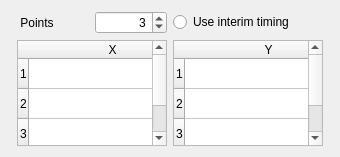
                    <widget class="QWidget" name="LPiecewiseLinear">
                     <property name="geometry">
                      <rect>
                       <x>0</x>
                       <y>0</y>
                       <width>340</width>
                       <height>157</height>
                      </rect>
                     </property>
                     <attribute name="label">
                      <string>Piecewise Linear</string>
                     </attribute>
                     <layout class="QGridLayout" name="gridLayout_85">
                      <item row="0" column="2">
                       <spacer name="verticalSpacer_27">
                        <property name="orientation">
                         <enum>Qt::Vertical</enum>
                        </property>
                        <property name="sizeHint" stdset="0">
                         <size>
                          <width>20</width>
                          <height>40</height>
                         </size>
                        </property>
                       </spacer>
                      </item>
                      <item row="1" column="0">
                       <spacer name="horizontalSpacer_18">
                        <property name="orientation">
                         <enum>Qt::Horizontal</enum>
                        </property>
                        <property name="sizeHint" stdset="0">
                         <size>
                          <width>38</width>
                          <height>20</height>
                         </size>
                        </property>
                       </spacer>
                      </item>
                      <item row="1" column="1" colspan="2">
                       <layout class="QGridLayout" name="gridLayout_48">
                        <property name="sizeConstraint">
                         <enum>QLayout::SetMaximumSize</enum>
                        </property>
                        <item row="0" column="0">
                         <layout class="QHBoxLayout" name="horizontalLayout_4">
                          <item>
                           <layout class="QGridLayout" name="gridLayout_13">
                            <item row="0" column="0">
                             <widget class="QLabel" name="sflPiecePtsLabel">
                              <property name="text">
                               <string> Points</string>
                              </property>
                             </widget>
                            </item>
                            <item row="0" column="1">
                             <widget class="QSpinBox" name="sflPiecePtsSpin">
                              <property name="alignment">
                               <set>Qt::AlignRight|Qt::AlignTrailing|Qt::AlignVCenter</set>
                              </property>
                              <property name="minimum">
                               <number>1</number>
                              </property>
                              <property name="value">
                               <number>3</number>
                              </property>
                             </widget>
                            </item>
                           </layout>
                          </item>
                          <item>
                           <widget class="QRadioButton" name="sflPieceUseInterimRadio">
                            <property name="layoutDirection">
                             <enum>Qt::LeftToRight</enum>
                            </property>
                            <property name="text">
                             <string>Use interim timing  </string>
                            </property>
                           </widget>
                          </item>
                         </layout>
                        </item>
                        <item row="1" column="0">
                         <layout class="QHBoxLayout" name="sflPieceHorizontalLayout">
                          <item>
                           <widget class="QTableWidget" name="sflPieceTableX">
                            <property name="sizePolicy">
                             <sizepolicy hsizetype="Fixed" vsizetype="Expanding">
                              <horstretch>0</horstretch>
                              <verstretch>0</verstretch>
                             </sizepolicy>
                            </property>
                            <property name="minimumSize">
                             <size>
                              <width>0</width>
                              <height>0</height>
                             </size>
                            </property>
                            <property name="maximumSize">
                             <size>
                              <width>150</width>
                              <height>16777215</height>
                             </size>
                            </property>
                            <property name="baseSize">
                             <size>
                              <width>0</width>
                              <height>0</height>
                             </size>
                            </property>
                            <property name="font">
                             <font>
                              <kerning>false</kerning>
                             </font>
                            </property>
                            <property name="focusPolicy">
                             <enum>Qt::WheelFocus</enum>
                            </property>
                            <property name="autoFillBackground">
                             <bool>true</bool>
                            </property>
                            <property name="showDropIndicator" stdset="0">
                             <bool>true</bool>
                            </property>
                            <property name="sortingEnabled">
                             <bool>false</bool>
                            </property>
                            <property name="rowCount">
                             <number>3</number>
                            </property>
                            <property name="columnCount">
                             <number>1</number>
                            </property>
                            <attribute name="horizontalHeaderCascadingSectionResizes">
                             <bool>true</bool>
                            </attribute>
                            <attribute name="horizontalHeaderDefaultSectionSize">
                             <number>167</number>
                            </attribute>
                            <attribute name="horizontalHeaderStretchLastSection">
                             <bool>true</bool>
                            </attribute>
                            <attribute name="verticalHeaderCascadingSectionResizes">
                             <bool>true</bool>
                            </attribute>
                            <attribute name="verticalHeaderStretchLastSection">
                             <bool>false</bool>
                            </attribute>
                            <attribute name="horizontalHeaderStretchLastSection">
                             <bool>true</bool>
                            </attribute>
                            <attribute name="horizontalHeaderCascadingSectionResizes">
                             <bool>true</bool>
                            </attribute>
                            <attribute name="verticalHeaderCascadingSectionResizes">
                             <bool>true</bool>
                            </attribute>
                            <attribute name="verticalHeaderStretchLastSection">
                             <bool>false</bool>
                            </attribute>
                            <attribute name="horizontalHeaderDefaultSectionSize">
                             <number>167</number>
                            </attribute>
                            <row/>
                            <row/>
                            <row/>
                            <column>
                             <property name="text">
                              <string>X</string>
                             </property>
                            </column>
                            <item row="0" column="0">
                             <property name="text">
                              <string/>
                             </property>
                             <property name="textAlignment">
                              <set>AlignRight|AlignVCenter</set>
                             </property>
                            </item>
                            <item row="1" column="0">
                             <property name="text">
                              <string/>
                             </property>
                             <property name="textAlignment">
                              <set>AlignRight|AlignVCenter</set>
                             </property>
                            </item>
                            <item row="2" column="0">
                             <property name="text">
                              <string/>
                             </property>
                             <property name="textAlignment">
                              <set>AlignRight|AlignVCenter</set>
                             </property>
                            </item>
                           </widget>
                          </item>
                          <item>
                           <widget class="QTableWidget" name="sflPieceTableY">
                            <property name="sizePolicy">
                             <sizepolicy hsizetype="Fixed" vsizetype="Expanding">
                              <horstretch>0</horstretch>
                              <verstretch>0</verstretch>
                             </sizepolicy>
                            </property>
                            <property name="minimumSize">
                             <size>
                              <width>0</width>
                              <height>0</height>
                             </size>
                            </property>
                            <property name="maximumSize">
                             <size>
                              <width>150</width>
                              <height>16777215</height>
                             </size>
                            </property>
                            <property name="baseSize">
                             <size>
                              <width>0</width>
                              <height>0</height>
                             </size>
                            </property>
                            <property name="font">
                             <font>
                              <kerning>false</kerning>
                             </font>
                            </property>
                            <property name="autoFillBackground">
                             <bool>true</bool>
                            </property>
                            <property name="showDropIndicator" stdset="0">
                             <bool>true</bool>
                            </property>
                            <property name="sortingEnabled">
                             <bool>false</bool>
                            </property>
                            <property name="rowCount">
                             <number>3</number>
                            </property>
                            <property name="columnCount">
                             <number>1</number>
                            </property>
                            <attribute name="horizontalHeaderCascadingSectionResizes">
                             <bool>true</bool>
                            </attribute>
                            <attribute name="horizontalHeaderDefaultSectionSize">
                             <number>167</number>
                            </attribute>
                            <attribute name="horizontalHeaderShowSortIndicator" stdset="0">
                             <bool>false</bool>
                            </attribute>
                            <attribute name="horizontalHeaderStretchLastSection">
                             <bool>true</bool>
                            </attribute>
                            <attribute name="verticalHeaderCascadingSectionResizes">
                             <bool>true</bool>
                            </attribute>
                            <attribute name="verticalHeaderShowSortIndicator" stdset="0">
                             <bool>false</bool>
                            </attribute>
                            <attribute name="verticalHeaderStretchLastSection">
                             <bool>false</bool>
                            </attribute>
                            <attribute name="horizontalHeaderShowSortIndicator" stdset="0">
                             <bool>false</bool>
                            </attribute>
                            <attribute name="horizontalHeaderStretchLastSection">
                             <bool>true</bool>
                            </attribute>
                            <attribute name="horizontalHeaderCascadingSectionResizes">
                             <bool>true</bool>
                            </attribute>
                            <attribute name="verticalHeaderCascadingSectionResizes">
                             <bool>true</bool>
                            </attribute>
                            <attribute name="verticalHeaderShowSortIndicator" stdset="0">
                             <bool>false</bool>
                            </attribute>
                            <attribute name="verticalHeaderStretchLastSection">
                             <bool>false</bool>
                            </attribute>
                            <attribute name="horizontalHeaderDefaultSectionSize">
                             <number>167</number>
                            </attribute>
                            <row/>
                            <row/>
                            <row/>
                            <column>
                             <property name="text">
                              <string>Y</string>
                             </property>
                            </column>
                            <item row="0" column="0">
                             <property name="text">
                              <string/>
                             </property>
                             <property name="textAlignment">
                              <set>AlignRight|AlignVCenter</set>
                             </property>
                            </item>
                            <item row="1" column="0">
                             <property name="text">
                              <string/>
                             </property>
                             <property name="textAlignment">
                              <set>AlignRight|AlignVCenter</set>
                             </property>
                            </item>
                            <item row="2" column="0">
                             <property name="text">
                              <string/>
                             </property>
                             <property name="textAlignment">
                              <set>AlignRight|AlignVCenter</set>
                             </property>
                            </item>
                           </widget>
                          </item>
                         </layout>
                        </item>
                       </layout>
                      </item>
                      <item row="1" column="3">
                       <spacer name="horizontalSpacer_19">
                        <property name="orientation">
                         <enum>Qt::Horizontal</enum>
                        </property>
                        <property name="sizeHint" stdset="0">
                         <size>
                          <width>38</width>
                          <height>20</height>
                         </size>
                        </property>
                       </spacer>
                      </item>
                      <item row="2" column="1">
                       <spacer name="verticalSpacer_26">
                        <property name="orientation">
                         <enum>Qt::Vertical</enum>
                        </property>
                        <property name="sizeHint" stdset="0">
                         <size>
                          <width>20</width>
                          <height>40</height>
                         </size>
                        </property>
                       </spacer>
                      </item>
                     </layout>
                    </widget>
